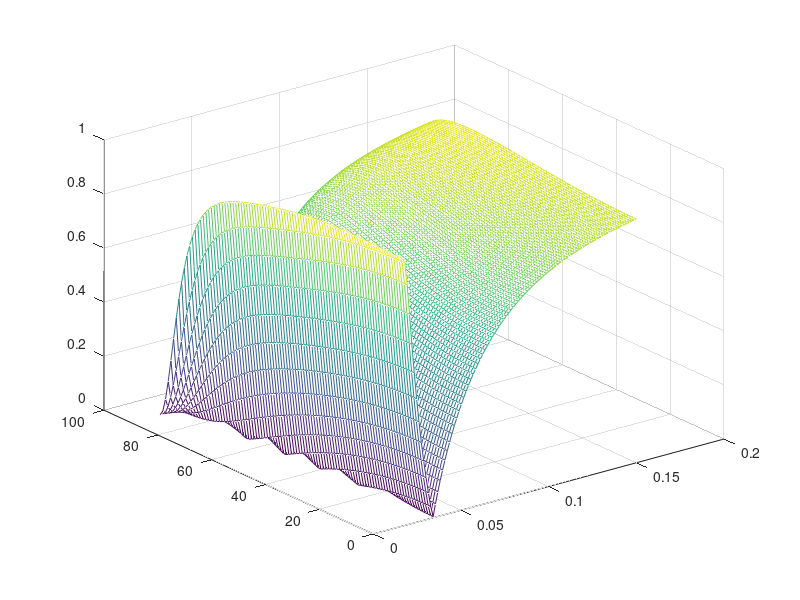

Reproduce this figure in MATLAB.
clear all
close all

%   利用传输矩阵
%水平计划
% lambda=0.018; theta=0:90;  %对应17Ghz
c=3e8;
fmin=2e9;
fmax=18e9;

d=0.005;        %厚度
Z0=120*pi;
epsilon_r=2.9*(1-i*tan(0.003));

[lambda,theta]=meshgrid(linspace(c/fmin,c/fmax,100),0:90);


Z_e1p=Z0./epsilon_r.*sqrt(epsilon_r-(sind(theta)).^2);%   水平
Z_e1v=Z0./sqrt(epsilon_r-(sind(theta)).^2);          %   垂直

%   水平
Zc1=Z_e1p;
Zc0=Z0.*cosd(theta);
% %   垂直
% Zc1=Z_e1v;
% Zc0=Z0./cosd(theta);

gam=2*pi./lambda.*sqrt(epsilon_r-(sind(theta)).^2);
A=cosh(i*d*gam);
B=Zc1.*sinh(i*d.*gam);
C=sinh(i*d*gam)./Zc1;
D=cosh(i*d*gam);

T=2./( (A+B./Zc0)+(Zc0.*C+D) );
mesh(lambda,theta,abs(real(T)))

% plot(theta,abs(T).^2),hold on 
